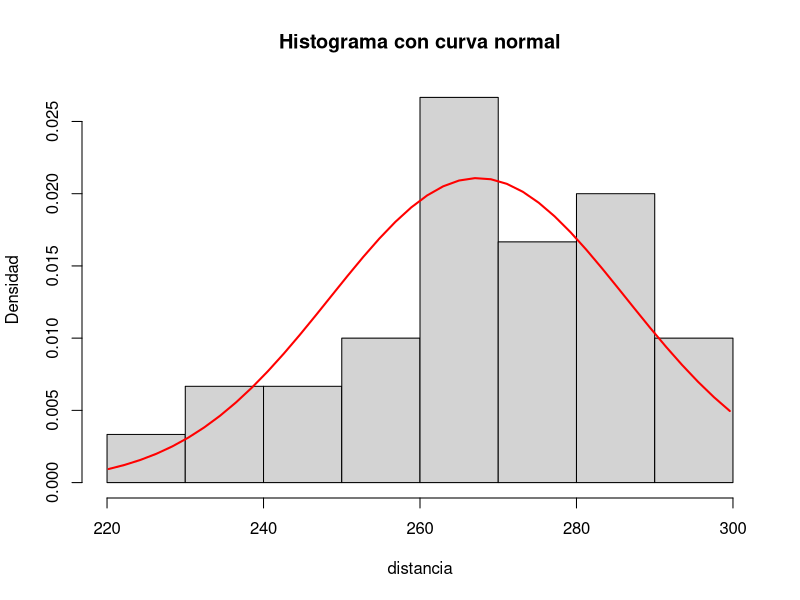

Write R code to recreate this figure.
# Rscript histograma.r

# Distancia en yards que recorre una pelota de
# golf despues de ser golpeada

distancia <- c(241.1, 284.4, 220.2, 272.4, 271.1, 268.3,
               291.6, 241.6, 286.1, 285.9, 259.6, 299.6,
               253.1, 239.6, 277.8, 263.8, 267.2, 272.6,
               283.4, 234.5, 260.4, 264.2, 295.1, 276.4,
               263.1, 251.4, 264.0, 269.2, 281.0, 283.2)

# Histograma de Densidad

hist(distancia, prob = TRUE,
     main = "Histograma con curva normal", ylab = "Densidad")
x <- seq(min(distancia), max(distancia), length = 40)
f <- dnorm(x, mean = mean(distancia), sd = sd(distancia))
lines(x, f, col = "red", lwd = 2)

# REFERENCIA
# R Coder (2024). Histograma con curva normal.
# https://r-coder.com/histograma-r/


